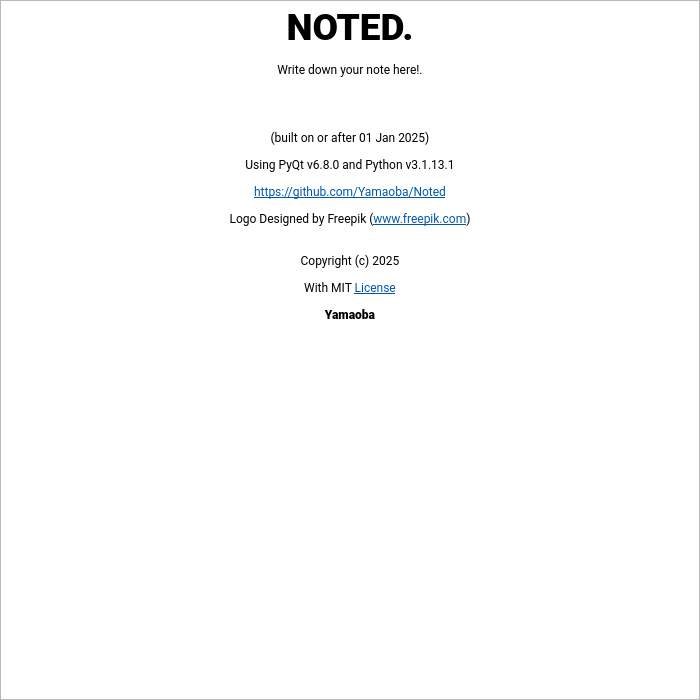
<?xml version="1.0" encoding="UTF-8"?>
<ui version="4.0">
 <class>Form</class>
 <widget class="QWidget" name="Form">
  <property name="geometry">
   <rect>
    <x>0</x>
    <y>0</y>
    <width>700</width>
    <height>700</height>
   </rect>
  </property>
  <property name="minimumSize">
   <size>
    <width>700</width>
    <height>700</height>
   </size>
  </property>
  <property name="maximumSize">
   <size>
    <width>700</width>
    <height>700</height>
   </size>
  </property>
  <property name="windowTitle">
   <string notr="true">About Noted.</string>
  </property>
  <property name="windowIcon">
   <iconset>
    <normaloff>../image/icon250.png</normaloff>../image/icon250.png</iconset>
  </property>
  <layout class="QGridLayout" name="gridLayout">
   <property name="leftMargin">
    <number>0</number>
   </property>
   <property name="topMargin">
    <number>0</number>
   </property>
   <property name="rightMargin">
    <number>0</number>
   </property>
   <property name="bottomMargin">
    <number>0</number>
   </property>
   <property name="spacing">
    <number>0</number>
   </property>
   <item row="0" column="0">
    <layout class="QVBoxLayout" name="verticalLayout">
     <property name="topMargin">
      <number>0</number>
     </property>
     <item>
      <widget class="QTextEdit" name="textEdit">
       <property name="font">
        <font>
         <family>Roboto</family>
         <bold>false</bold>
        </font>
       </property>
       <property name="acceptDrops">
        <bool>false</bool>
       </property>
       <property name="layoutDirection">
        <enum>Qt::LayoutDirection::LeftToRight</enum>
       </property>
       <property name="undoRedoEnabled">
        <bool>false</bool>
       </property>
       <property name="html">
        <string>&lt;!DOCTYPE HTML PUBLIC &quot;-//W3C//DTD HTML 4.0//EN&quot; &quot;http://www.w3.org/TR/REC-html40/strict.dtd&quot;&gt;
&lt;html&gt;&lt;head&gt;&lt;meta name=&quot;qrichtext&quot; content=&quot;1&quot; /&gt;&lt;meta charset=&quot;utf-8&quot; /&gt;&lt;style type=&quot;text/css&quot;&gt;
p, li { white-space: pre-wrap; }
hr { height: 1px; border-width: 0; }
li.unchecked::marker { content: &quot;\2610&quot;; }
li.checked::marker { content: &quot;\2612&quot;; }
&lt;/style&gt;&lt;/head&gt;&lt;body style=&quot; font-family:'Roboto'; font-size:9pt; font-weight:400; font-style:normal;&quot;&gt;
&lt;p align=&quot;center&quot; style=&quot; margin-top:0px; margin-bottom:0px; margin-left:0px; margin-right:0px; -qt-block-indent:0; text-indent:0px;&quot;&gt;&lt;img src=&quot;image/icon250.png&quot; /&gt;&lt;/p&gt;
&lt;p align=&quot;center&quot; style=&quot; margin-top:12px; margin-bottom:12px; margin-left:0px; margin-right:0px; -qt-block-indent:0; text-indent:0px;&quot;&gt;&lt;span style=&quot; font-size:28pt; font-weight:700;&quot;&gt;NOTED.&lt;/span&gt;&lt;/p&gt;
&lt;p align=&quot;center&quot; style=&quot; margin-top:12px; margin-bottom:12px; margin-left:0px; margin-right:0px; -qt-block-indent:0; text-indent:0px;&quot;&gt;&lt;span style=&quot; font-family:'Sans Serif';&quot;&gt;Write down your note here!.&lt;br /&gt;&lt;/span&gt;&lt;/p&gt;
&lt;p align=&quot;center&quot; style=&quot;-qt-paragraph-type:empty; margin-top:12px; margin-bottom:12px; margin-left:0px; margin-right:0px; -qt-block-indent:0; text-indent:0px; font-family:'Sans Serif';&quot;&gt;&lt;br /&gt;&lt;/p&gt;
&lt;p align=&quot;center&quot; style=&quot; margin-top:12px; margin-bottom:12px; margin-left:0px; margin-right:0px; -qt-block-indent:0; text-indent:0px;&quot;&gt;&lt;span style=&quot; font-family:'Sans Serif';&quot;&gt;(built on or after 01 Jan 2025)&lt;/span&gt;&lt;/p&gt;
&lt;p align=&quot;center&quot; style=&quot; margin-top:12px; margin-bottom:12px; margin-left:0px; margin-right:0px; -qt-block-indent:0; text-indent:0px;&quot;&gt;&lt;span style=&quot; font-family:'Sans Serif';&quot;&gt;Using PyQt v6.8.0 and Python v3.1.13.1&lt;/span&gt;&lt;/p&gt;
&lt;p align=&quot;center&quot; style=&quot; margin-top:12px; margin-bottom:12px; margin-left:0px; margin-right:0px; -qt-block-indent:0; text-indent:0px;&quot;&gt;&lt;a href=&quot;https://github.com/Yamaoba/Noted&quot;&gt;&lt;span style=&quot; font-family:'Sans Serif'; text-decoration: underline; color:#0057ae;&quot;&gt;https://github.com/Yamaoba/Noted&lt;/span&gt;&lt;/a&gt;&lt;/p&gt;
&lt;p align=&quot;center&quot; style=&quot; margin-top:0px; margin-bottom:0px; margin-left:0px; margin-right:0px; -qt-block-indent:0; text-indent:0px;&quot;&gt;Logo Designed by Freepik (&lt;a href=&quot;http://www.freepik.com/&quot;&gt;&lt;span style=&quot; text-decoration: underline; color:#0057ae;&quot;&gt;www.freepik.com&lt;/span&gt;&lt;/a&gt;)&lt;/p&gt;
&lt;p style=&quot; margin-top:0px; margin-bottom:0px; margin-left:0px; margin-right:0px; -qt-block-indent:0; text-indent:0px;&quot;&gt;		&lt;/p&gt;
&lt;p align=&quot;center&quot; style=&quot; margin-top:12px; margin-bottom:12px; margin-left:0px; margin-right:0px; -qt-block-indent:0; text-indent:0px;&quot;&gt;&lt;span style=&quot; font-family:'Sans Serif';&quot;&gt;Copyright (c) 2025&lt;/span&gt;&lt;/p&gt;
&lt;p align=&quot;center&quot; style=&quot; margin-top:12px; margin-bottom:12px; margin-left:0px; margin-right:0px; -qt-block-indent:0; text-indent:0px;&quot;&gt;&lt;span style=&quot; font-family:'Sans Serif';&quot;&gt;With MIT &lt;/span&gt;&lt;a href=&quot;https://github.com/Yamaoba/Noted/blob/main/LICENSE&quot;&gt;&lt;span style=&quot; text-decoration: underline; color:#0057ae;&quot;&gt;License&lt;/span&gt;&lt;/a&gt;&lt;/p&gt;
&lt;p align=&quot;center&quot; style=&quot; margin-top:12px; margin-bottom:12px; margin-left:0px; margin-right:0px; -qt-block-indent:0; text-indent:0px;&quot;&gt;&lt;span style=&quot; font-family:'Sans Serif'; font-weight:700;&quot;&gt;Yamaoba&lt;/span&gt;&lt;/p&gt;
&lt;p align=&quot;center&quot; style=&quot;-qt-paragraph-type:empty; margin-top:12px; margin-bottom:12px; margin-left:0px; margin-right:0px; -qt-block-indent:0; text-indent:0px; font-family:'Sans Serif'; font-weight:700;&quot;&gt;&lt;br /&gt;&lt;/p&gt;&lt;/body&gt;&lt;/html&gt;</string>
       </property>
       <property name="textInteractionFlags">
        <set>Qt::TextInteractionFlag::LinksAccessibleByKeyboard|Qt::TextInteractionFlag::LinksAccessibleByMouse|Qt::TextInteractionFlag::TextBrowserInteraction|Qt::TextInteractionFlag::TextSelectableByKeyboard|Qt::TextInteractionFlag::TextSelectableByMouse</set>
       </property>
      </widget>
     </item>
    </layout>
   </item>
  </layout>
 </widget>
 <resources>
  <include location="qtSource.qrc"/>
 </resources>
 <connections/>
</ui>
